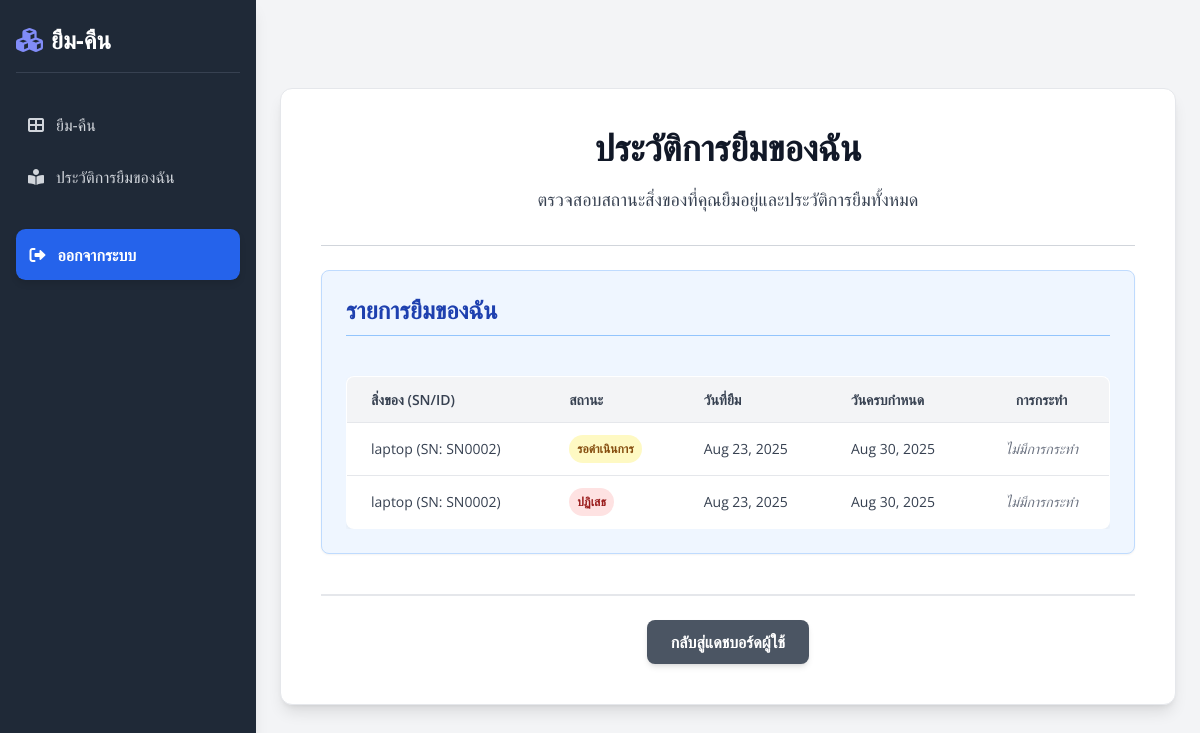
/my-borrowed-items/history/ (signed in), run on an earlier commit of the app's database.
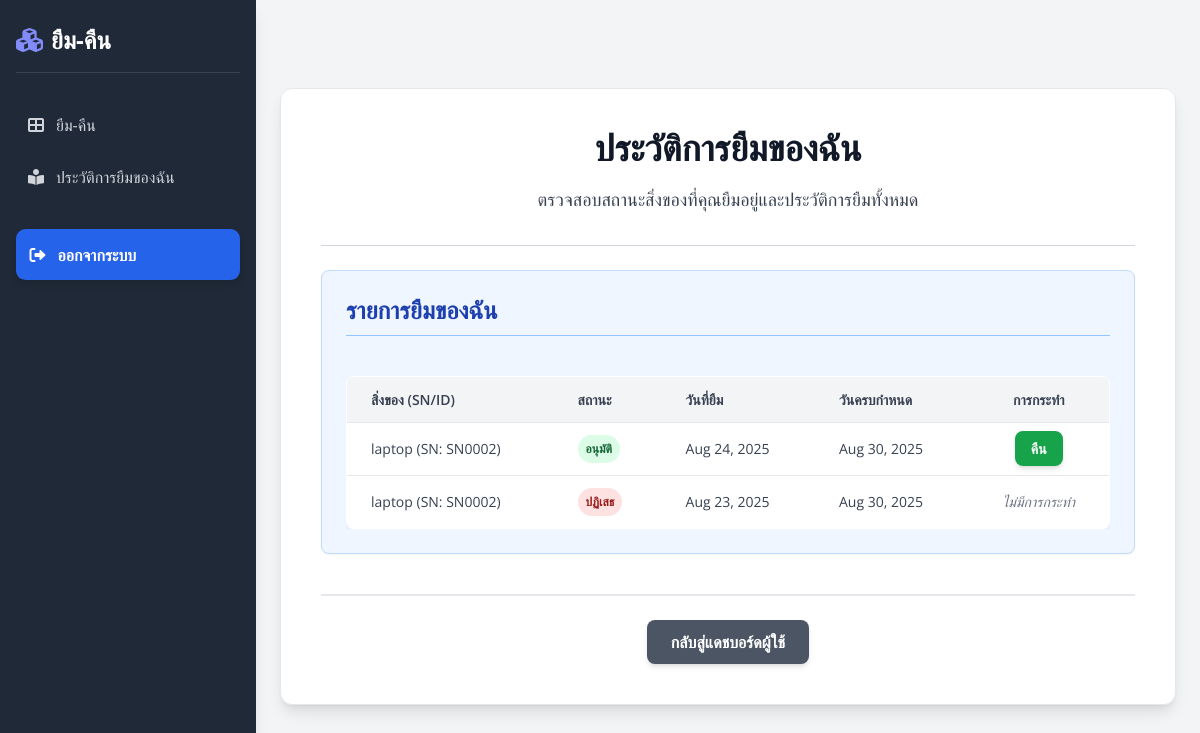
And on a later commit of the database.
### borrowing/models.py (models this page shows, shortened)
class Loan(models.Model):
    asset = models.ForeignKey(Asset, on_delete=models.CASCADE, verbose_name="อุปกรณ์") # เปลี่ยนจาก item เป็น asset
    borrower = models.ForeignKey(CustomUser, on_delete=models.CASCADE, verbose_name="ผู้ยืม")
    borrow_date = models.DateTimeField(auto_now_add=True, verbose_name="วันที่ยืม")
    due_date = models.DateField(verbose_name="กำหนดคืน") # ใช้ DateField สำหรับวันที่เท่านั้น
    return_date = models.DateTimeField(null=True, blank=True, verbose_name="วันที่คืน")
    STATUS_CHOICES = [
        ('pending', 'รอดำเนินการ'),
        ('approved', 'อนุมัติแล้ว'),
        ('returned', 'คืนแล้ว'),
        ('rejected', 'ถูกปฏิเสธ'),
        ('overdue', 'เกินกำหนด'),
    ]
    status = models.CharField(max_length=20, choices=STATUS_CHOICES, default='pending', verbose_name="สถานะ")
    reason = models.TextField(blank=True, verbose_name="เหตุผลการยืม") # เพิ่มฟิลด์เหตุผลการยืม
    class Meta:
        verbose_name = "รายการยืม"
        verbose_name_plural = "รายการยืม"
        ordering = ['-borrow_date']

class Asset(models.Model):
    item = models.ForeignKey(Item, on_delete=models.CASCADE, related_name='assets', verbose_name="ประเภทสิ่งของ")
    serial_number = models.CharField(max_length=255, blank=True, null=True, unique=True, verbose_name="หมายเลขซีเรียล")
    device_id = models.CharField(max_length=255, blank=True, null=True, unique=True, verbose_name="ID อุปกรณ์")
    location = models.CharField(max_length=255, blank=True, null=True, verbose_name="ตำแหน่ง")
    condition = models.CharField(max_length=255, blank=True, null=True, verbose_name="สภาพ")
    STATUS_CHOICES = [
        ('available', 'พร้อมใช้งาน'),
        ('on_loan', 'กำลังถูกยืม'),
        ('maintenance', 'บำรุงรักษา'),
        ('retired', 'ปลดระวาง'),
    ]
    status = models.CharField(max_length=20, choices=STATUS_CHOICES, default='available', verbose_name="สถานะ")
    class Meta:
        verbose_name = "อุปกรณ์"
        verbose_name_plural = "อุปกรณ์"

class Item(models.Model):
    organization = models.ForeignKey(Organization, on_delete=models.CASCADE, verbose_name="องค์กร")
    name = models.CharField(max_length=255, verbose_name="ชื่อประเภทสิ่งของ")
    description = models.TextField(blank=True, verbose_name="รายละเอียด")
    total_quantity = models.IntegerField(default=0, verbose_name="จำนวนทั้งหมด")
    available_quantity = models.IntegerField(default=0, verbose_name="จำนวนที่เหลืออยู่")
    image = models.ImageField(upload_to='item_images/', blank=True, null=True, verbose_name="รูปภาพสิ่งของ")
    item_type = models.CharField(max_length=100, blank=True, null=True, verbose_name="ประเภทสิ่งของ")
    added_at = models.DateTimeField(auto_now_add=True, verbose_name="วันที่เพิ่ม")
    class Meta:
        verbose_name = "ประเภทสิ่งของ"
        verbose_name_plural = "ประเภทสิ่งของ"
        unique_together = ('organization', 'name')

### users/views.py (the view)
# urls.py: path('my-borrowed-items/history/', views.my_borrowed_items_history, name='my_borrowed_items_history'),
@login_required
def my_borrowed_items_history(request):
    my_loans = Loan.objects.filter(borrower=request.user).order_by('-borrow_date')
    context = {
        'my_loans': my_loans,
    }
    return render(request, 'users/my_borrowed_items_history.html', context)

### users/context_processors.py (called while the page is built)
def unread_notifications_count(request):
    if request.user.is_authenticated:
        count = Notification.objects.filter(user=request.user, is_read=False).count()
        return {'unread_notifications_count': count}
    return {'unread_notifications_count': 0} # หากผู้ใช้ยังไม่ได้ล็อกอิน ให้ส่ง 0

### users/templates/users/my_borrowed_items_history.html (shortened to what the changed rows need)
{% extends 'users/base.html' %}
{% block content %}
<div class="bg-white p-6 md:p-8 lg:p-10 rounded-xl shadow-lg max-w-4xl mx-auto my-8 border border-gray-200">
    <h1 class="text-3xl md:text-4xl font-extrabold text-gray-900 mb-4 text-center">ประวัติการยืมของฉัน</h1>
    <div class="mb-10 p-6 bg-blue-50 rounded-lg shadow-sm border border-blue-200">
        <h2 class="text-2xl font-bold text-blue-800 mb-4 border-b pb-2 border-blue-300">รายการยืมของฉัน</h2>
        {% if my_loans %}
            <div class="overflow-x-auto">
                <table class="min-w-full bg-white rounded-lg overflow-hidden border border-gray-200">
                    <thead>
                        <tr class="bg-gray-100 text-gray-700 uppercase text-sm leading-normal">
                            <th class="py-3 px-6 text-left font-semibold">สิ่งของ (SN/ID)</th>
                            <th class="py-3 px-6 text-left font-semibold">สถานะ</th>
                            <th class="py-3 px-6 text-left font-semibold">วันที่ยืม</th>
                            <th class="py-3 px-6 text-left font-semibold">วันครบกำหนด</th>
                            <th class="py-3 px-6 text-center font-semibold">การกระทำ</th>
                        </tr>
                    </thead>
                    <tbody class="text-gray-700 text-sm">
                        {% for loan in my_loans %}
                            <tr class="border-b border-gray-200 hover:bg-gray-50 transition duration-150 ease-in-out">
                                <td class="py-3 px-6 text-left whitespace-nowrap">
                                    {{ loan.asset.item.name }}
                                    {% if loan.asset.serial_number %}
                                        (SN: {{ loan.asset.serial_number }})
                                    {% elif loan.asset.device_id %}
                                        (ID: {{ loan.asset.device_id }})
                                    {% endif %}
                                </td>
                                <td class="py-3 px-6 text-left">
                                    {% if loan.status == 'approved' %}
                                        <span class="px-2 py-1 inline-flex text-xs leading-5 font-semibold rounded-full bg-green-100 text-green-800">อนุมัติ</span>
                                    {% elif loan.status == 'pending' %}
                                        <span class="px-2 py-1 inline-flex text-xs leading-5 font-semibold rounded-full bg-yellow-100 text-yellow-800">รอดำเนินการ</span>
                                    {% elif loan.status == 'returned' %}
                                        <span class="px-2 py-1 inline-flex text-xs leading-5 font-semibold rounded-full bg-gray-100 text-gray-800">คืนแล้ว</span>
                                    {% elif loan.status == 'rejected' %}
                                        <span class="px-2 py-1 inline-flex text-xs leading-5 font-semibold rounded-full bg-red-100 text-red-800">ปฏิเสธ</span>
                                    {% elif loan.status == 'overdue' %}
                                        <span class="px-2 py-1 inline-flex text-xs leading-5 font-semibold rounded-full bg-purple-100 text-purple-800">เกินกำหนด</span>
                                    {% endif %}
                                </td>
                                <td class="py-3 px-6 text-left">{{ loan.borrow_date|default_if_none:"N/A"|date:"M d, Y" }}</td>
                                <td class="py-3 px-6 text-left">{{ loan.due_date|date:"M d, Y" }}</td>
                                <td class="py-3 px-6 text-center">
                                    {% if loan.status == 'approved' %}
                                        <a href="{% url 'return_item' loan.id %}" class="bg-green-600 hover:bg-green-700 text-white text-sm font-semibold py-2 px-4 rounded-lg transition duration-300 transform hover:scale-105 shadow-md">คืน</a>
                                    {% else %}
                                        <span class="text-gray-500 text-sm italic">ไม่มีการกระทำ</span>
                                    {% endif %}
                                </td>
                            </tr>
                        {% endfor %}
                    </tbody>
                </table>
            </div>
        {% else %}
            <p class="text-gray-600 italic py-2">คุณยังไม่มีประวัติการยืมสิ่งของ</p>
        {% endif %}
    </div>
</div>
{% endblock content %}

What changed in the data, as far as the page shows it:
changed Loan: borrow_date "Aug 23, 2025" → "Aug 24, 2025"; status "รอดำเนินการ ไม่มีการกระทำ" → "อนุมัติ คืน"
